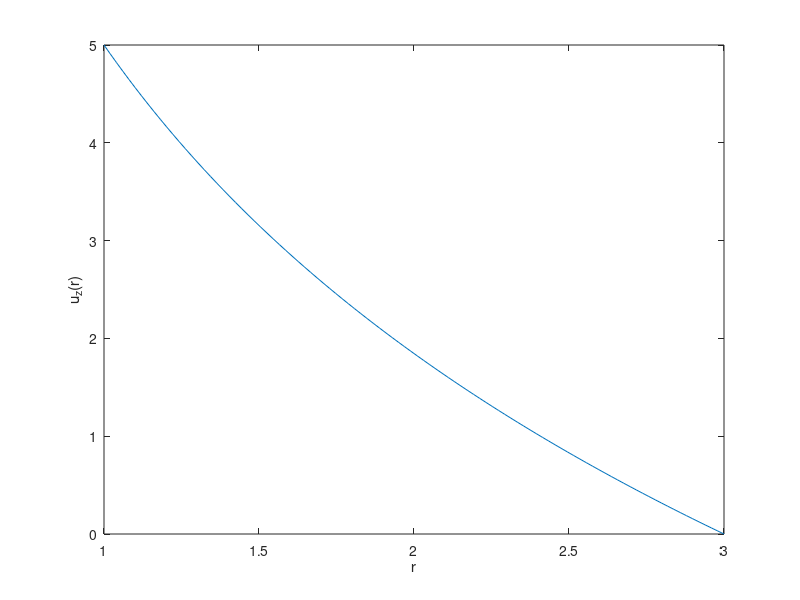

The MATLAB script that drew this image:
clear all
close all
clc

%% Problem #3

r = linspace(1,3,100);

ra = 1;
rb = 3;
W = 5;

c1 = W/log(ra/rb);
c2 = (W*log(rb))/log(ra/rb);

u = @(r) c1.*log(r) - c2;

plot(r,u(r))
xlabel('r')
ylabel('u_{z}(r)')
ylim([0 5])

